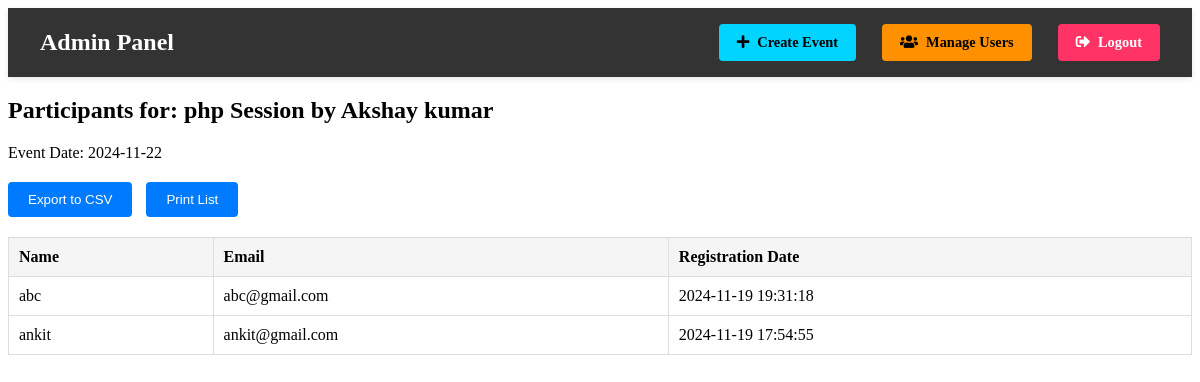
Screenshot of /admin/view_participants.php?event_id=2 (signed in) with the database file from the repository.
### tables this page shows
CREATE TABLE `events` (
  `id` int(11) NOT NULL,
  `title` varchar(255) NOT NULL,
  `description` text NOT NULL,
  `event_date` date NOT NULL,
  `location` varchar(255) NOT NULL,
  `max_participants` int(11) NOT NULL,
  `created_by` int(11) NOT NULL,
  `created_at` timestamp NOT NULL DEFAULT current_timestamp(),
  `updated_at` timestamp NOT NULL DEFAULT current_timestamp() ON UPDATE current_timestamp()
);

CREATE TABLE `participants` (
  `id` int(11) NOT NULL,
  `user_id` int(11) NOT NULL,
  `event_id` int(11) NOT NULL,
  `registration_date` timestamp NOT NULL DEFAULT current_timestamp()
);

CREATE TABLE `users` (
  `id` int(11) NOT NULL,
  `name` varchar(255) NOT NULL,
  `email` varchar(255) NOT NULL,
  `password` varchar(255) NOT NULL,
  `role` enum('user','admin') DEFAULT 'user',
  `created_at` timestamp NOT NULL DEFAULT current_timestamp(),
  `updated_at` timestamp NOT NULL DEFAULT current_timestamp() ON UPDATE current_timestamp(),
  `last_login` timestamp NULL DEFAULT NULL,
  `deleted_at` timestamp NULL DEFAULT NULL
);

### admin/view_participants.php (the view, shortened to what this page needs)
<?php
require_once '../includes/config.php';
$event_id = $_GET['event_id'] ?? 0;
$query = "SELECT e.title, e.event_date FROM events e WHERE e.id = ?";
$stmt = mysqli_prepare($conn, $query);
mysqli_stmt_bind_param($stmt, "i", $event_id);
mysqli_stmt_execute($stmt);
$event = mysqli_stmt_get_result($stmt)->fetch_assoc();
$query = "SELECT u.name, u.email, p.registration_date
          FROM participants p
          JOIN users u ON p.user_id = u.id
          WHERE p.event_id = ?
          ORDER BY p.registration_date DESC";
$stmt = mysqli_prepare($conn, $query);
mysqli_stmt_bind_param($stmt, "i", $event_id);
mysqli_stmt_execute($stmt);
$participants = mysqli_stmt_get_result($stmt);
?>
<!DOCTYPE html>
<html>
<head>
    <link rel="stylesheet" href="../assets/css/style.css">
</head>
<body>
<?php include 'admin_nav.php'; ?>
    <div class="container">
        <h2>Participants for: <?php echo htmlspecialchars($event['title']); ?></h2>
        <p>Event Date: <?php echo $event['event_date']; ?></p>
        <div class="export-options">
            <button onclick="exportToCSV()">Export to CSV</button>
            <button onclick="printList()">Print List</button>
        </div>
        <table id="participantsTable">
            <thead>
                <tr>
                    <th>Name</th>
                    <th>Email</th>
                    <th>Registration Date</th>
                </tr>
            </thead>
            <tbody>
                <?php while ($participant = mysqli_fetch_assoc($participants)): ?>
                    <tr>
                        <td><?php echo htmlspecialchars($participant['name']); ?></td>
                        <td><?php echo htmlspecialchars($participant['email']); ?></td>
                        <td><?php echo $participant['registration_date']; ?></td>
                    </tr>
                <?php endwhile; ?>
            </tbody>
        </table>
    </div>
</body>
</html>

### assets/css/style.css (style rules this page uses)
button { width: 100%; padding: 10px; background: #007bff; color: white; border: none; border-radius: 4px; cursor: pointer; }
table { width: 100%; border-collapse: collapse; margin-top: 20px; }
th, td { padding: 10px; border: 1px solid #ddd; text-align: left; }
th { background-color: #f5f5f5; }
.export-options { margin: 20px 0; }
.export-options button { margin-right: 10px; width: auto; padding: 10px 20px; }

### rows the page displays
events: title "php Session by Akshay kumar", event_date "2024-11-22"
participants: user.name "abc", user.email "abc@gmail.com", registration_date "2024-11-19 19:31:18"
participants: user.name "ankit", user.email "ankit@gmail.com", registration_date "2024-11-19 17:54:55"
